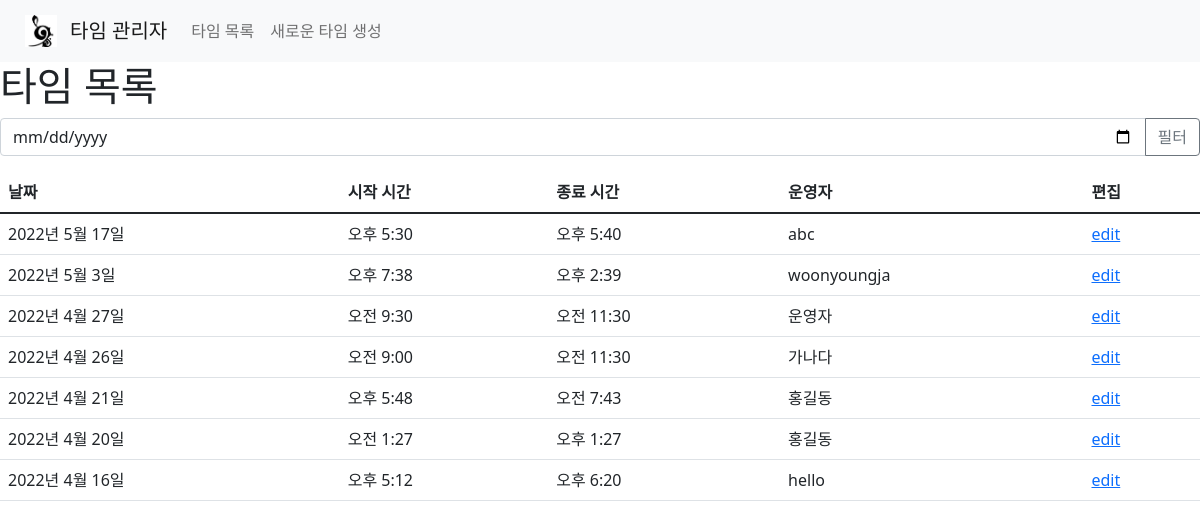
/time_manage/list/, run on the app's committed database.
### time_manage/models.py (models this page shows, shortened)
class TimeInfo(models.Model):
    time_date = models.DateField()
    time_start = models.TimeField()
    time_end = models.TimeField()
    time_manager = models.CharField(max_length=100)
    time_unique_id = models.UUIDField(default=uuid.uuid4, editable=False, unique=True)
    class Meta:
        verbose_name = '타임 정보'
        verbose_name_plural = '타임 정보'
        ordering = ['-time_date', '-time_start']

### time_manage/views.py (the view)
# urls.py: path('list/', views.list, name='list'),
def list(response):
    _var = {"time_info" : TimeInfo.objects.all()}
    if response.method =="POST":
        if response.POST.get("filter_time_by_date"):
            _form = FilterTime(response.POST)
            if _form.is_valid():
                _time_date= _form.cleaned_data["_time_date"]
                _var["time_info"] = TimeInfo.objects.filter(time_date=_time_date)
                return render(response, 'time_manage/list.html', _var)
            else:
                print(f'\n\nform is not valid\n\n')
        else:
            print(f'\n\nresponse method is POST, {response.POST}\n\n')
    else:
        print(f'\n\nresponse method is not POST\n\n')
    return render(response, 'time_manage/list.html', _var)

### time_manage/templates/time_manage/list.html (shortened to what this page needs)
{% extends 'time_manage/base.html' %}
{% block body %}
    <h1>타임 목록</h1>
    <form method="post" action="#">
        <div class="input-group mb-3">
            <input type="date" class="form-control" placeholder='날짜 필터'aria-label="date filter" aria-describedby="filter_time_by_date_submit" name="_time_date">
            <button class="btn btn-outline-secondary" type="submit" id="filter_time_by_date_submit" name="filter_time_by_date" value="filter_time_by_date">필터</button>
        </div>
    </form>
    <table class="table">
        <thead>
            <tr>
                <th scope="col">날짜</th>
                <th scope="col">시작 시간</th>
                <th scope="col">종료 시간</th>
                <th scope="col">운영자</th>
                <th scope="col">편집</th>
            </tr>
        </thead>
        <tbody>
            {% for ti in time_info %}
                    <tr>
                        <td>{{ti.time_date}}</td>
                        <td>{{ti.time_start}}</td>
                        <td>{{ti.time_end}}</td>
                        <td>{{ti.time_manager}}</td>
                        <td><a href="/time_manage/{{ti.time_unique_id}}">edit</a></td>
                    </tr>
            {% endfor %}
        </tbody>
    </table>
{% endblock %}

### data on the page
TimeInfo: time_date "2022년 5월 17일", time_start "오후 5:30", time_end "오후 5:40", time_manager "abc"
TimeInfo: time_date "2022년 5월 3일", time_start "오후 7:38", time_end "오후 2:39", time_manager "woonyoungja"
TimeInfo: time_date "2022년 4월 27일", time_start "오전 9:30", time_end "오전 11:30", time_manager "운영자"
TimeInfo: time_date "2022년 4월 26일", time_start "오전 9:00", time_end "오전 11:30", time_manager "가나다"
TimeInfo: time_date "2022년 4월 21일", time_start "오후 5:48", time_end "오전 7:43", time_manager "홍길동"
TimeInfo: time_date "2022년 4월 20일", time_start "오전 1:27", time_end "오후 1:27", time_manager "홍길동"
TimeInfo: time_date "2022년 4월 16일", time_start "오후 5:12", time_end "오후 6:20", time_manager "hello"
